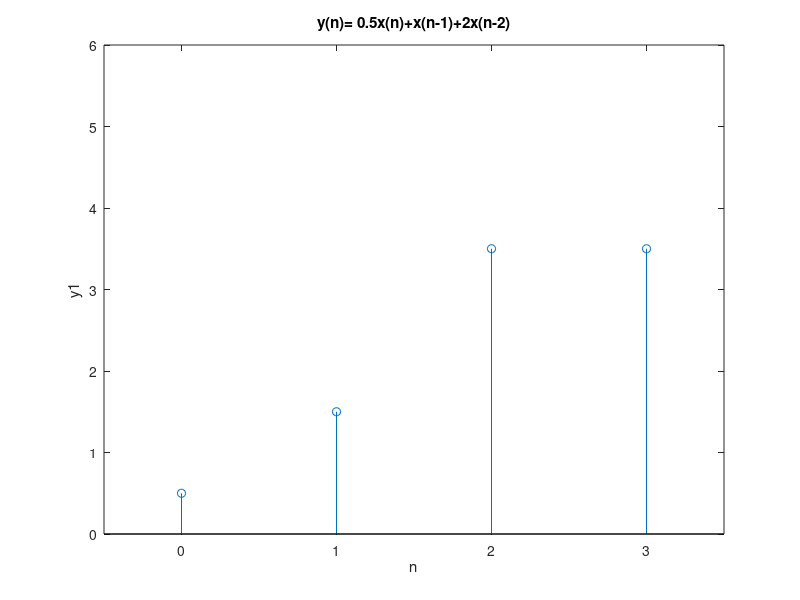
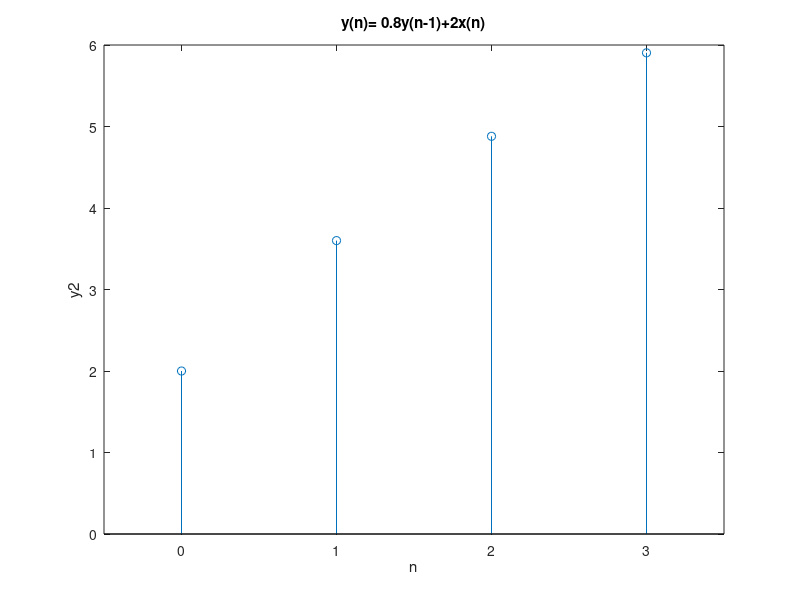
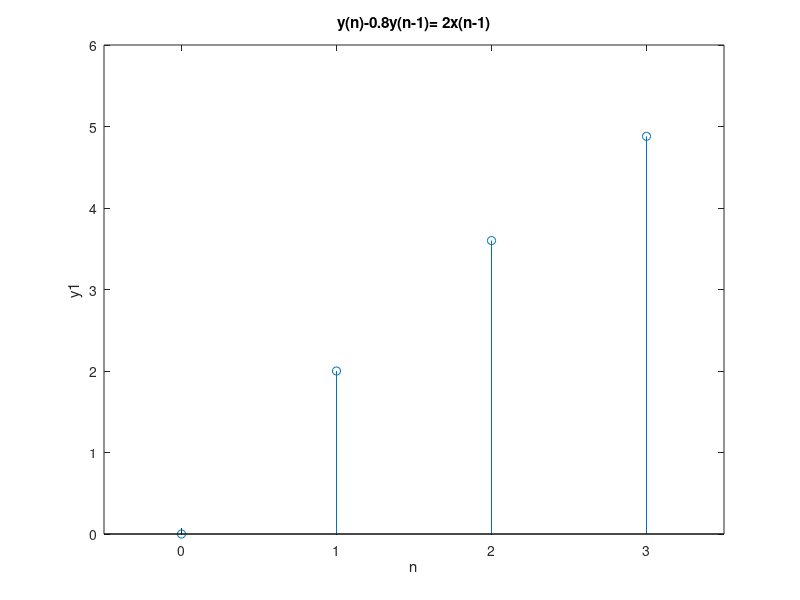
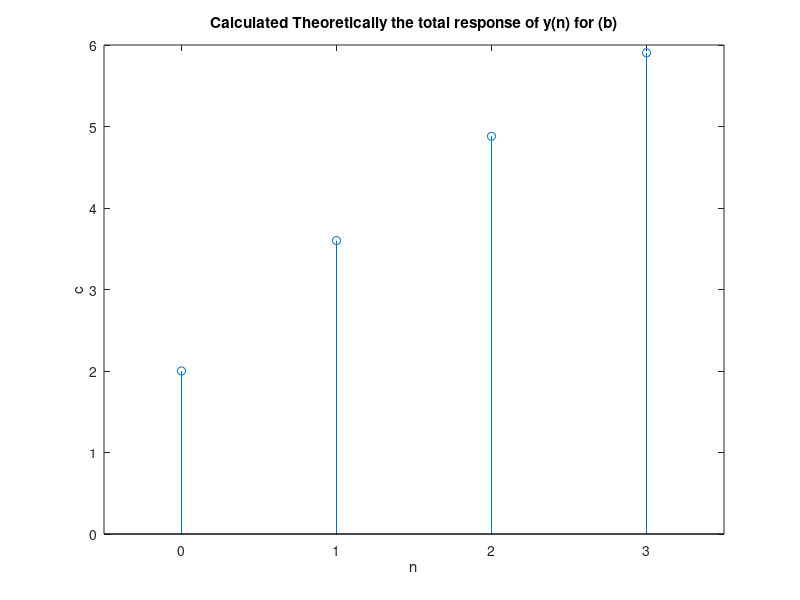

Recreate these plots in MATLAB, in order.
%% Expriment No: 4

%{
     Name: Smit Shah
     PRN: 17070123090
     Batch: EB-2

     Date: 19-08-19
%}

clc
clear all
close all

x=[1 1 1 1];
n=0:3;

%% (a) y(n)= 0.5x(n)+x(n-1)+2x(n-2)

a1=[1];
b1=[0.5 1 2];
y1=filter(b1,a1,x);
figure
stem(n,y1)
xlabel('n')
ylabel('y1')
title('y(n)= 0.5x(n)+x(n-1)+2x(n-2)')
axis([-0.5 3.5 0 6])

%% (b) y(n)= 0.8y(n-1)+2x(n)

a2=[1 -0.8];
b2=[2];
y2=filter(b2,a2,x);
figure
stem(n,y2)
xlabel('n')
ylabel('y2')
title('y(n)= 0.8y(n-1)+2x(n)')
axis([-0.5 3.5 0 6])

%% (c) y(n)-0.8y(n-1)= 2x(n-1)

a3=[1 -0.8];
b3=[0 2];
y3=filter(b3,a3,x);
figure
stem(n,y3)
xlabel('n')
ylabel('y1')
title('y(n)-0.8y(n-1)= 2x(n-1)')
axis([-0.5 3.5 0 6])

%% (b.1) Calculated Theoretically the Total Response of y(n) for (b)

% y(n)= -8*(0.8^n)+10u(n)

c=-8*(0.8.^n)+10;
figure
stem(n,c)
xlabel('n')
ylabel('c')
title('Calculated Theoretically the total response of y(n) for (b)')
axis([-0.5 3.5 0 6])

%% Observation

%{
    In this experiment, we have ploted the total response of system using
    'filter' command. After that we have also theoretically calculated the equation for
    one of the case and then plotted the response of that and found that,
    both the response are same.
%}
